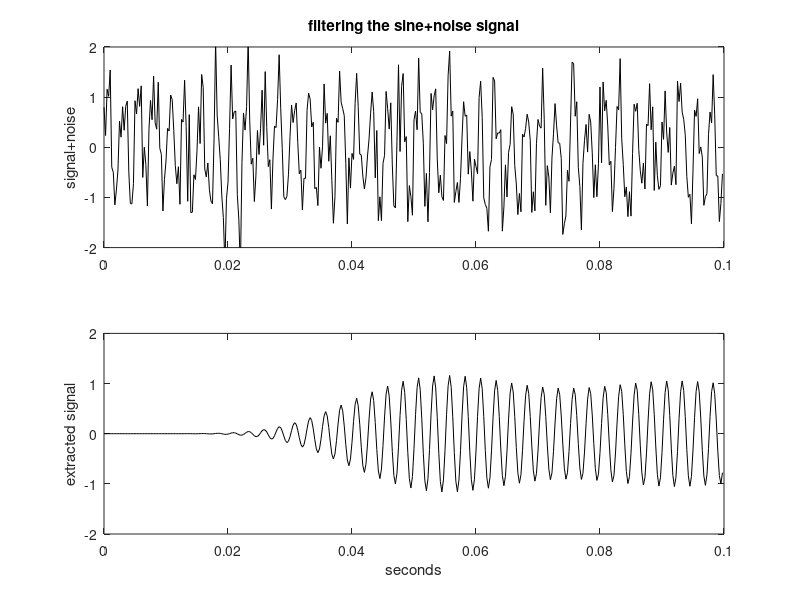

The MATLAB script that drew this image:
% Filtering the sine+noise signal
fs=4000; %sampling frequency in Hz
tiv=1/fs; %time interval between samples;
t=0:tiv:(4-tiv); %time intervals set (4 seconds)
N=length(t); %number of data points
yr=0.5*randn(N,1); %random signal data set
fy=400; %sinusoidal signal frequency (400 Hz)
ys=sin(fy*2*pi*t); %sinusoidal signal
y=ys+yr'; %the signal+noise
subplot(2,1,1); plot(t(1:400),y(1:400),'k'); %plots sine+noise (first 0.1 sec)
axis([0 0.1 -2 2]);
ylabel('signal+noise');
title('filtering the sine+noise signal');

fl=370; % desired low cut-off frequency in Hz
fh=430; % desired high cut-off frequency in Hz
wl=fl*2*pi; wh=fh*2*pi; % to rad/s
wb=[wl wh]; %the pass band of the filter
N=10; % order of the filter (5+5)
[num,den]=butter(N,wb,'s'); %analog Butterworth filter
G=tf(num,den); %transfer function of the filter

yout=lsim(G,y,t); %filter output
subplot(2,1,2); plot(t(1:400),yout(1:400),'k'); %plots extracted signal (first 0.1 sec.)
axis([0 0.1 -2 2]);
xlabel('seconds'); ylabel('extracted signal');

sound(y,fs); %sound of sine+noise
pause(5);
sound(yout,fs); %sound of extracted signal
